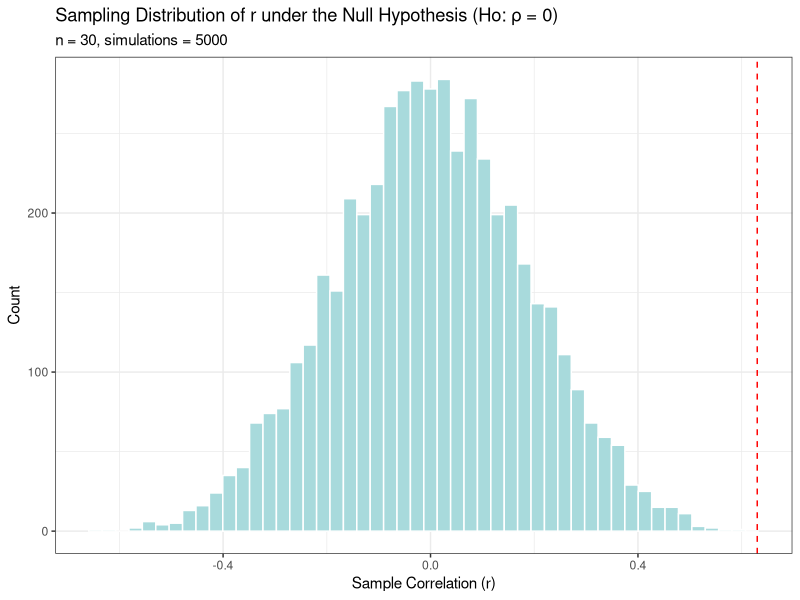
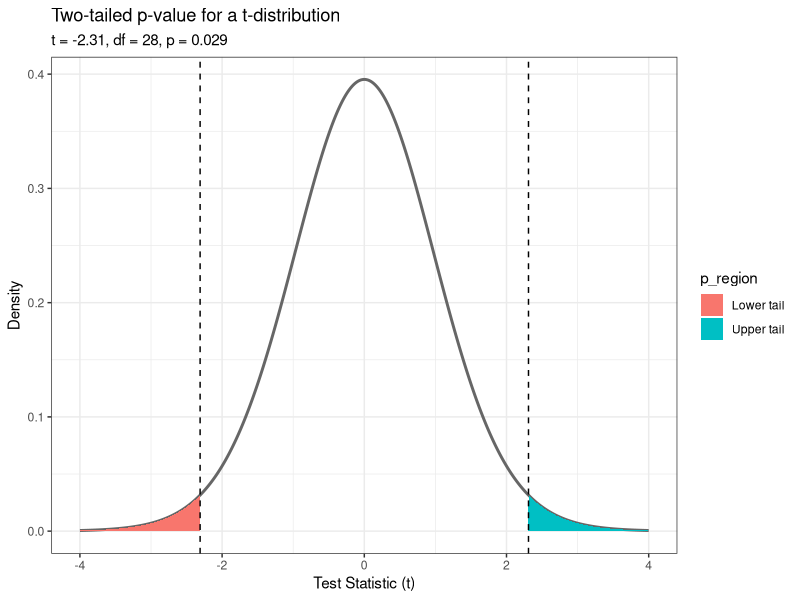
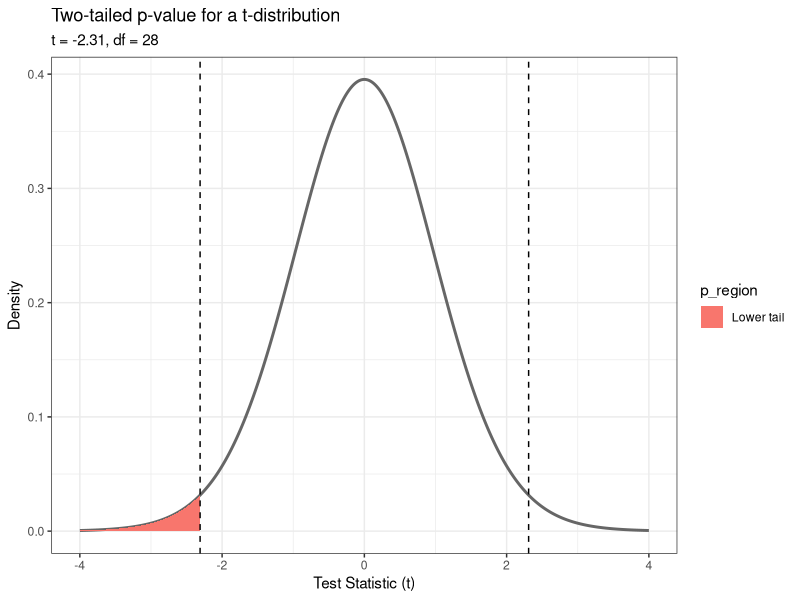
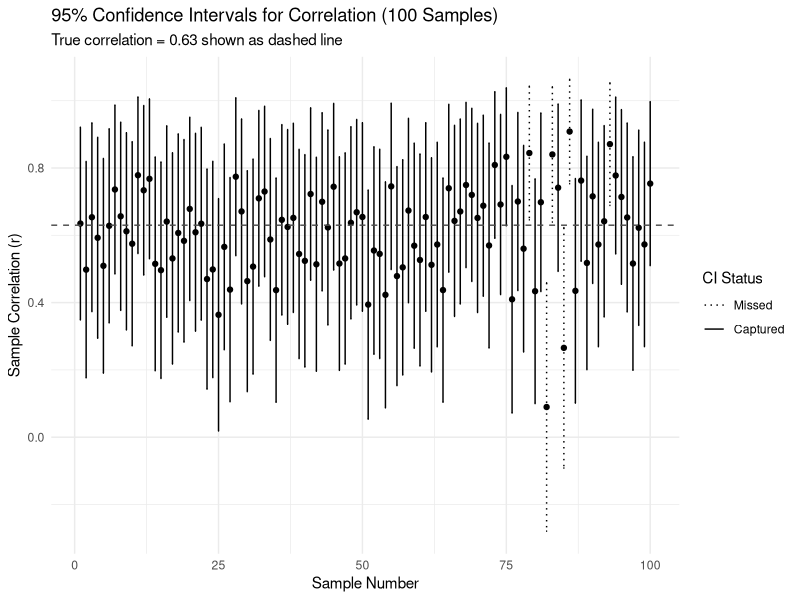

Reproduce these figures in R, in order.
## ---- chunk 1
library(tidyverse)

# Load the dataset
smk <- read_csv("../data/smoking_survey.csv")
## ---- chunk 2
smk_numeric <- smk %>%
  mutate(
    Smoker = if_else(Smoker == "Yes", 1, 0),
    Chronic_Cough = if_else(Chronic_Cough == "Yes", 1, 0),
    Respiratory_Issue = if_else(Respiratory_Issue == "Yes", 1, 0),
    Alcohol_Use = if_else(Alcohol_Use == "Yes", 1, 0)
  ) %>%
  select(Smoker, Chronic_Cough, Respiratory_Issue, Alcohol_Use)

cor_matrix <- cor(smk_numeric)
print(cor_matrix)

cor.test(smk_numeric$Smoker, smk_numeric$Respiratory_Issue)

## ---- chunk 3
set.seed(41)

# Simulate 5000 correlations under the null hypothesis (no association)
sampling_dist <- tibble(
  sample_id = 1:5000,
  r = replicate(5000, {
    x <- rnorm(30)
    y <- rnorm(30)
    cor(x, y)
  }))


# Plot histogram
ggplot(sampling_dist, aes(x = r)) +
  geom_histogram(bins = 50, fill = "#A8DADC", color = "white") +
  geom_vline(xintercept = 0.63, linetype = "dashed", color = "red") +
  labs(title = "Sampling Distribution of r under the Null Hypothesis (Ho: ρ = 0)",
       subtitle = paste0("n = 30", ", simulations = 5000"),
       x = "Sample Correlation (r)",
       y = "Count") + theme_bw()

## ---- chunk 4
# Set values
r <- -0.4
n <- 30

# Calculate test statistic for correlation
t_stat <- r * sqrt((n - 2) / (1 - r^2))

# Degrees of freedom
df <- n - 2

# Calculate two-sided p-value
p_val <- 2 * pt(abs(t_stat), df = df, lower.tail = FALSE)

# Create t-distribution data
t_dist <- tibble(
  t = seq(-4, 4, length.out = 1000),
  density = dt(t, df)
) %>%
  mutate(p_region = case_when(
    t <= -abs(t_stat) ~ "Lower tail",
    t >= abs(t_stat) ~ "Upper tail",
    TRUE ~ "Middle"
  ))

# Plot the t-distribution and shade p-value area
ggplot(t_dist, aes(x = t, y = density)) +
  geom_line(color = "gray40", size = 1) +
  geom_area(data = filter(t_dist, p_region != "Middle"), aes(fill = p_region)) +
  geom_vline(xintercept = c(-t_stat, t_stat), linetype = "dashed") +
  labs(
    title = "Two-tailed p-value for a t-distribution",
    subtitle = paste0("t = ", round(t_stat, 2),
                      ", df = ", df,
                      ", p = ", signif(p_val, 2)),
    x = "Test Statistic (t)", y = "Density"
  ) +
  theme_bw()
## ---- chunk 5
# Plot the t-distribution and shade p-value area
ggplot(t_dist, aes(x = t, y = density)) +
  geom_line(color = "gray40", size = 1) +
  geom_area(data = filter(t_dist, p_region == "Lower tail"),
            aes(fill = p_region)) +
  geom_vline(xintercept = c(-t_stat, t_stat), linetype = "dashed") +
  labs(
    title = "Two-tailed p-value for a t-distribution",
    subtitle = paste0("t = ", round(t_stat, 2), ", df = ", df),
    x = "Test Statistic (t)", y = "Density"
  ) + theme_bw()
## ---- chunk 6
# Simulate a large population where true correlation is 0.63
set.seed(123)
N <- 10000
true_r <- 0.63

# Simulate smoking scores and respiratory scores
smoking <- rnorm(N)
resp_issues <- true_r * smoking + sqrt(1 - true_r^2) * rnorm(N)

population <- tibble(smoking = smoking, resp_issues = resp_issues)

# Function to compute CI for correlation using normal approximation
compute_ci <- function(data) {
  r <- cor(data$smoking, data$resp_issues)
  n <- nrow(data)
  se <- sqrt((1 - r^2) / (n - 2))  # Standard error of r
  z_star <- 1.96  # For 95% CI
  lower <- r - z_star * se
  upper <- r + z_star * se
  contains_true <- (lower <= true_r & upper >= true_r)
  
  tibble(r = r, lower = lower, upper = upper, contains_true = contains_true)
}

# Generate 100 samples of size 30 each, compute CIs
samples <- map_dfr(1:100, ~{
  sample_data <- sample_n(population, 30)
  compute_ci(sample_data) %>% mutate(sample_id = .x)
})

# Plot confidence intervals
samples %>%
  ggplot(aes(x = sample_id, y = r)) +
  geom_point() +
  geom_errorbar(aes(ymin = lower, ymax = upper,linetype = contains_true),
                width = 0.2) +
  geom_hline(yintercept = true_r, linetype = "dashed", color = "gray30") +
  scale_linetype_manual(values = c("dotted", "solid"),
                        labels = c("Missed", "Captured"),
                        name = "CI Status") +
  labs(title = "95% Confidence Intervals for Correlation (100 Samples)",
       subtitle = "True correlation = 0.63 shown as dashed line",
       x = "Sample Number", y = "Sample Correlation (r)") +
  theme_minimal()

